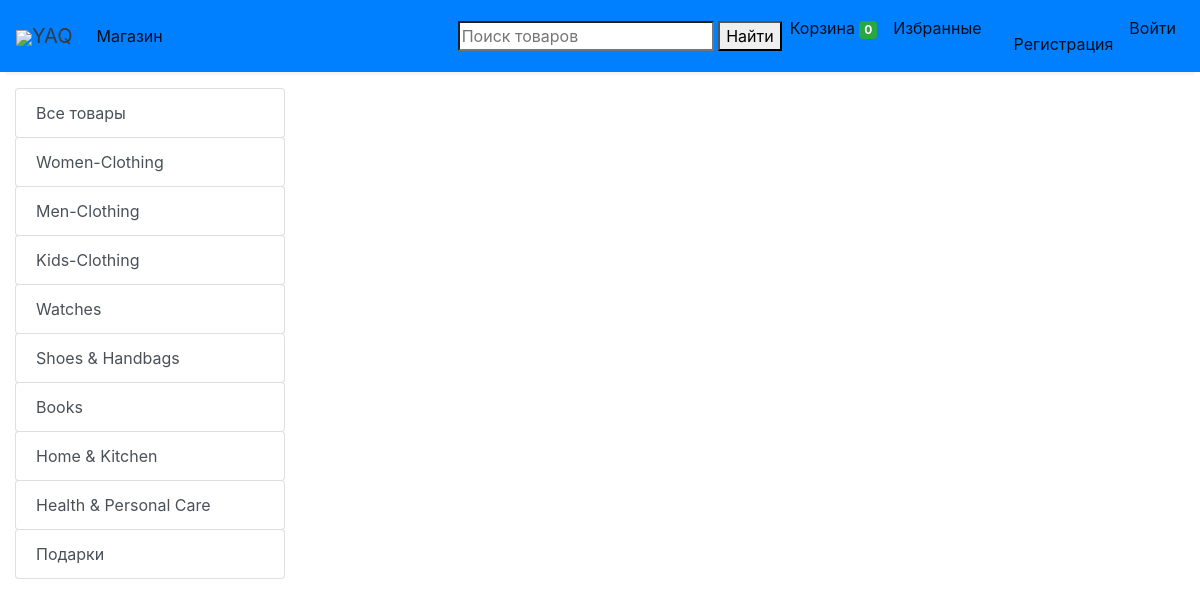
The app's page /store?category=31, older data.
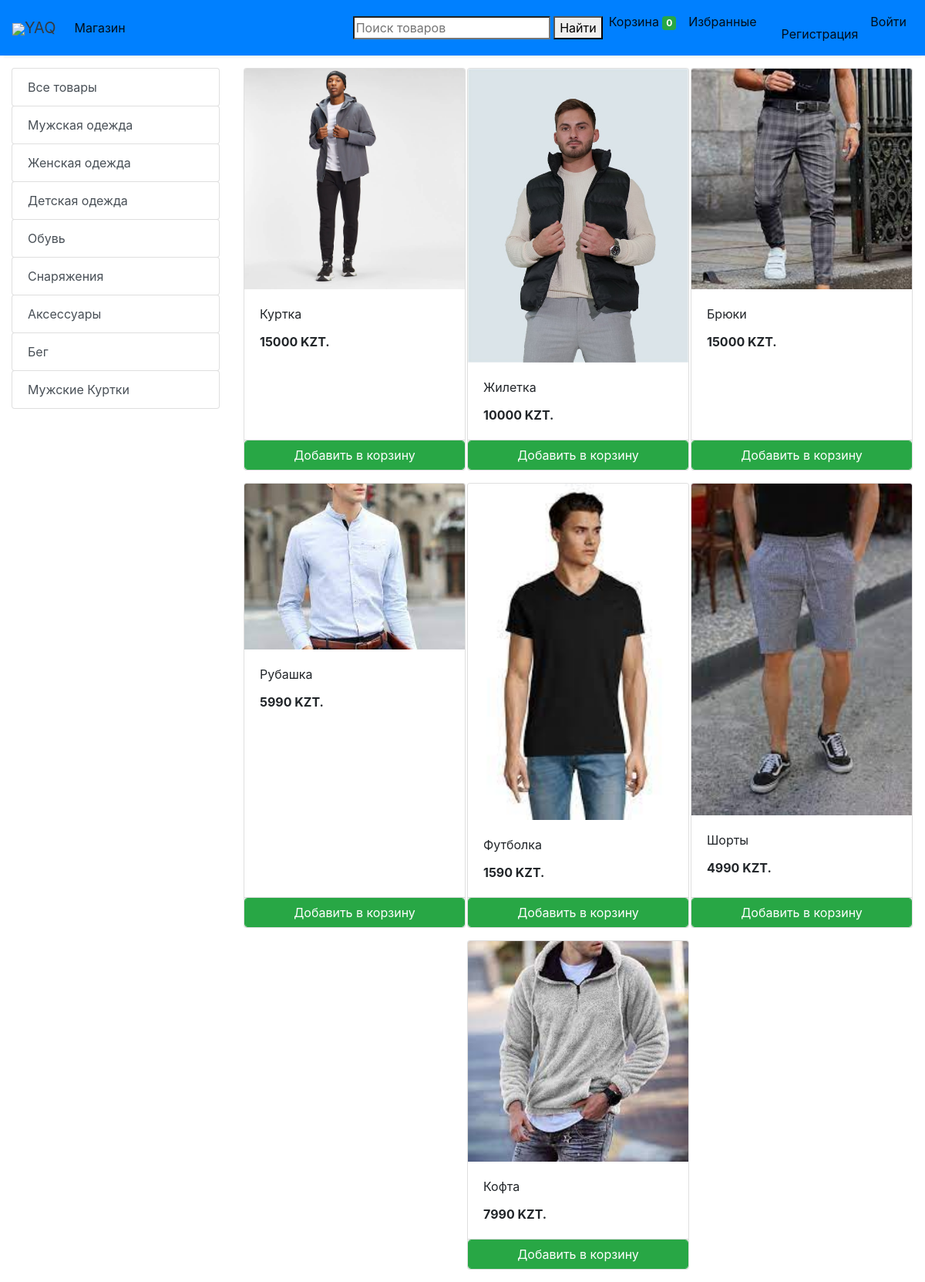
The same page, newer data.
### store/models/category.py (models this page shows, shortened)
class Category(models.Model):
    name= models.CharField(max_length=50,verbose_name='Категория')
    class Meta:
        verbose_name = 'Категория'
        verbose_name_plural = 'Категории'
    @staticmethod
    def get_all_categories():
        return Category.objects.all()

### store/models/product.py (models this page shows, shortened)
class Products(models.Model):
    name = models.CharField(max_length=60,verbose_name='Название')
    price= models.IntegerField(default=0,verbose_name='Цена')
    category= models.ForeignKey(Category,on_delete=models.CASCADE,default=1,verbose_name='Категории товаров' )
    description= models.TextField(max_length=250, default='', blank=True, null= True,verbose_name='Описание товара')
    image= models.ImageField(upload_to='uploads/products/',verbose_name='Фото')
    class Meta:
        verbose_name = 'Товар'
        verbose_name_plural = 'Товары'
    @staticmethod
    def get_all_products_by_categoryid(category_id):
        if category_id:
            return Products.objects.filter (category=category_id)
        else:
            return Products.get_all_products();

### store/views/home.py (the view)
# urls.py: path('' , include('store.urls')),
def store(request):
    cart = request.session.get('cart')
    if not cart:
        request.session['cart'] = {}
    products = None
    categories = Category.get_all_categories()
    categoryID = request.GET.get('category')
    if categoryID:
        products = Products.get_all_products_by_categoryid(categoryID)
    else:
        products = Products.get_all_products();
    data = {}
    data['products'] = products
    data['categories'] = categories
    print('you are : ', request.session.get('email'))
    return render(request, 'index.html', data)

### store/templatetags/cart.py (called while the page is built)
@register.filter (name='is_in_cart')
def is_in_cart(product, cart):
    keys = cart.keys ()
    for id in keys:
        if int (id) == product.id:
            return True
    return False;

### store/templatetags/custom_filter.py (called while the page is built)
@register.filter(name='currency')
def currency(number):
    return str(number) + " KZT."

### store/templates/index.html (shortened to what this page needs)
{% extends 'base.html' %}
{% block content %}
{% load cart %}
{% load custom_filter %}
<div class="container-fluid mt-3">
	<div class="row">
		<div class="col-lg-3 mx-auto">
			<div class="list-group">
				<a href="/" class="list-group-item list-group-item-action btn btn-outline-success">Все товары</a>
				{% for category in categories %}
				<a href="/?category={{category.id}}"
					class="list-group-item list-group-item-action btn btn-outline-success ">{{category.name}}</a>
				{% endfor %}
			</div>
		</div>
		<div id='products' class="col-lg-9 mx-auto">
			<div class="row mx-auto">
				{% for product in products %}
				<div class="card mx-auto mb-3" id={{product.id}} style="width: 18rem;">
					<img class="card-img-top" src="{{product.image.url}}" alt="Card image cap">
					<div class="card-body">
						<p class="card-title">{{product.name}}</p>
						<p class="card-text"><b>{{product.price|currency}}</b></p>
					</div>
					<div class="card-footer p-0 no-gutters">
						{% if product|is_in_cart:request.session.cart %}
						<div class="row no-gutters">
							<form action="/#{{product.id}}" class="col-2 " method="post">
								{% csrf_token %}
								<input hidden type="text" name='product' value='{{product.id}}'>
								<input hidden type="text" name='remove' value='True'>
								<input type="submit" value=" - " class="btn btn-block btn-success border-right">
							</form>
							<div class="text-center col btn btn-success">{{product|cart_quantity:request.session.cart}} in Cart</div>
							<form action="/#{{product.id}}" class="col-2 " method="post">
								{% csrf_token %}
								<input hidden type="text" name='product' value='{{product.id}}'>
								<input type="submit" value=" + " class="btn btn-block btn-success border-left">
							</form>
						</div>
						{% else %}
						<form action="/#{{product.id}}" method="POST" class="btn-block">
							<input type="submit" class="float-right btn btn-success form-control"
								value="Добавить в корзину">
						</form>
						{% endif %}
					</div>
				</div>
				{% endfor %}
			</div>
		</div>
	</div>
</div>
{% endblock %}

### store/templates/base.html (shortened to what this page needs)
<!doctype html>
<html lang="ru">
<head>
  <link rel="stylesheet" href="https://maxcdn.bootstrapcdn.com/bootstrap/4.0.0/css/bootstrap.min.css"
>
</head>
<body>
<nav class="one-edge-shadow
  navbar navbar-light
  sticky-top navbar
  navbar-expand-lg
  text-white">
    <a class="navbar-brand ms-3 text-dark " href="/">
    <link rel="stylesheet" href="https://use.fontawesome.com/releases/v5.7.0/css/all.css">
    <img src="https://www.freepnglogos.com/uploads/shopping-cart-png/shopping-cart-svg-png-icon-download-28.png" style="width:50px;height:50px,color:text-light;">YAQ</a>
    <div class="collapse navbar-collapse" id="navbarSupportedContent">
      <ul class="navbar-nav mr-auto">
        <li class="nav-item active">
          <a class="nav-link" href="/store">Магазин <span class="sr-only">(current)</span></a>
        </li>
          </ul>
      <form action="{% url 'search'%}" method="get">
        <input type="search", type="text", name="q" placeholder="Поиск товаров">
          <a href="/search"><button type="submit">Найти</button></a>
      </form>
      <ul class=" navbar-nav my-2 my-lg-0">
        <li class="nav-item active">
          <a class="nav-link" href="/cart">Корзина
            <span class="badge badge-success">{{request.session.cart.keys|length}}</span>
            <span class="sr-only">(current)</span></a>
        </li>
        <li class="nav-item active">
          <a class="nav-link" href="/favorites">Избранные
        </li>
        {% if request.session.customer %}
        <li class="nav-item active ">
          <a class="nav-link" href="/orders">Заказы<span class="sr-only">(current)</span></a>
        </li>
        <li class="nav-item active ">
          <a class="nav-link" href="/logout">Выйти<span class="sr-only">(current)</span></a>
        </li>
        {% else %}
        <li class="nav-item active">
          <a class="nav-link" href="/signup">Регистрация<span class="sr-only">(current)</span></a>
        </li>
        <li class="nav-item active">
          <a class="nav-link" href="/login">Войти<span class="sr-only">(current)</span></a>
        </li>
        {% endif %}
      </ul>
    </div>
  </nav>
  {% block content %}{% endblock %}
</body>
</html>

### store/templates/base.html (style rules this page uses)
nav { background-color: rgb(0, 128, 255); }
.one-edge-shadow { box-shadow: 0 8px 2px -5px rgb(246, 245, 245); }

Row changes from the older to the newer data that the page shows:
removed Category: name "Women-Clothing"
removed Category: name "Men-Clothing"
removed Category: name "Kids-Clothing"
removed Category: name "Watches"
removed Category: name "Shoes & Handbags"
removed Category: name "Books"
removed Category: name "Home & Kitchen"
removed Category: name "Health & Personal Care"
removed Category: name "Подарки"
added Category: name "Мужская одежда"
added Category: name "Женская одежда"
added Category: name "Детская одежда"
added Category: name "Обувь"
added Category: name "Снаряжения"
added Category: name "Аксессуары"
added Category: name "Бег"
added Category: name "Мужские Куртки"
added Products: image (picture), name "Куртка", price "15000 KZT."
added Products: image (picture), name "Жилетка", price "10000 KZT."
added Products: image (picture), name "Брюки", price "15000 KZT."
added Products: image (picture), name "Рубашка", price "5990 KZT."
added Products: image (picture), name "Футболка", price "1590 KZT."
added Products: image (picture), name "Шорты", price "4990 KZT."
added Products: image (picture), name "Кофта", price "7990 KZT."
